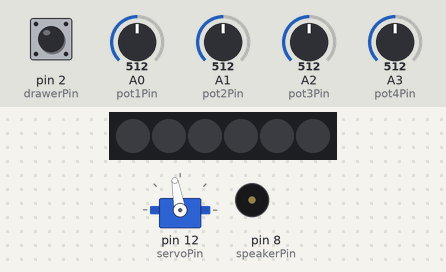
A sketch run on a simulated Arduino Uno, built with avr-gcc and run on an emulated ATmega328P. Parts: 6 RGB LEDs in strip order, left to right, servo, buzzer (waves = sounding). The inputs (shaded band) are chosen by the test bench; at power-on: pin 2 (drawerPin) LOW, A0 (pot1Pin) = 512, A1 (pot2Pin) = 512, A2 (pot3Pin) = 512, A3 (pot4Pin) = 512. Dim RGB values are drawn brighter than linear.

Above: at 1.9 s.
2.0 s: pin 2 (drawerPin) driven HIGH
At 2.85 s:
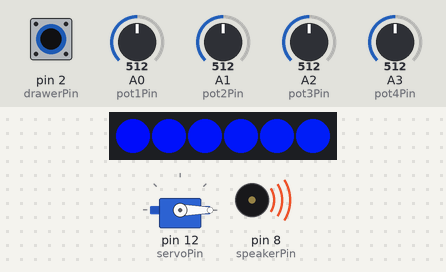
4.7 s: pin 2 (drawerPin) driven LOW
At 5.9 s:
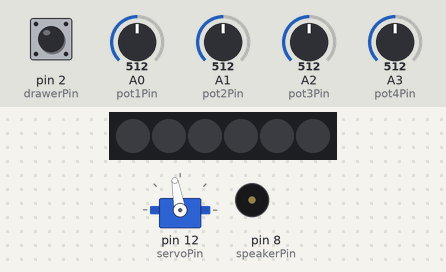
7.0 s: pin 2 (drawerPin) driven HIGH
At 8.91 s:
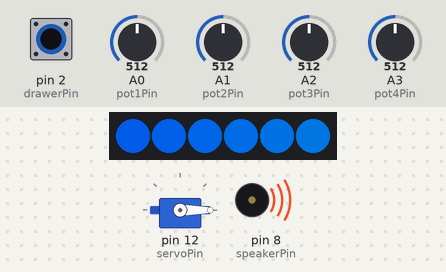
10.0 s: pin 2 (drawerPin) pulsed LOW 5 times (0.12 s each, 0.3 s apart)
At 13.72 s:
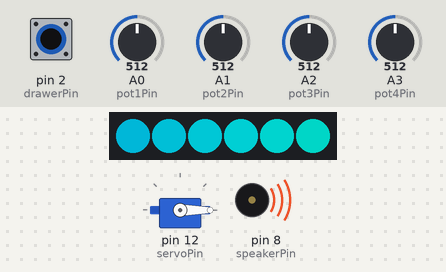
Timing chart, 0 to 39.8 s (numbered marks = the images above; inputs shaded):
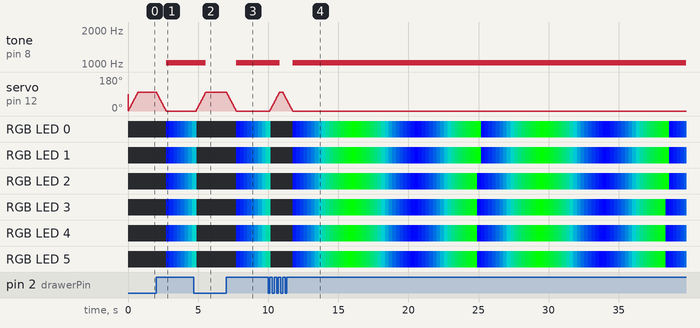

The sketch:

FinalCode_01Mar.ino
```cpp
#include <Servo.h>
#include <Adafruit_NeoPixel.h>
#ifdef __AVR__
  #include <avr/power.h>
#endif

#define PIN 6

Adafruit_NeoPixel strip = Adafruit_NeoPixel(6, PIN, NEO_GRB + NEO_KHZ800); // Setup for 6 Neopixels

Servo myServo;

// Declare Pin outs
const int drawerPin = 2;
const int speakerPin = 8;
const int servoPin = 12;
const int ledPin =  13;
const int pot1Pin =  A0;
const int pot2Pin =  A1;
const int pot3Pin =  A2;
const int pot4Pin =  A3;

/* State of System
LOW is when Drawer is Open, Needles are up and Music is stopped
HIGH is when Drawer is Closed, Needles are down, Music is playing, and Lights are on
*/
bool systemState = LOW;

const int NOTEDELAY = 13; //Length of each note
const int servoWaitTime = 7; // Time Servo Waits on each turn
const int maxAngle = 100; //Angle of Servo when Needles are Down
const int switchDebounceTime = 50; //Wait time for debounce of limit switch

int numPixelUpdates = 4;
int servoPos = 0;
int rainbowNumber = 0;
static unsigned long last_interrupt_time = 0;

void setup() {
  // Initialize all pixels to 'off'
  strip.begin();
  strip.show();

  // Initialise Pin Outs
  pinMode(drawerPin, INPUT);
  pinMode(speakerPin, OUTPUT);
  pinMode(servoPin, OUTPUT);

  //Serial.begin(9600);

  //Move Needles up initially
  myServo.attach(servoPin);
  moveNeedles("up");
}

void loop() {

  // When system is on, the NeoPixel updates, and a chord is played
  if (systemState == HIGH) {
    //Serial.println("LEDON");
    for (int i = 0; i <= numPixelUpdates; i++) {
       blueGreenUpdate();
    }

    playTetrad(analogRead(pot1Pin)*2,analogRead(pot2Pin)*2,analogRead(pot3Pin)*2,analogRead(pot4Pin)*2); // Notes of the Chord are based on 4 potentiometer inputs
  } else {
    noTone(speakerPin);
  }

  int drawerState = digitalRead(drawerPin);

  // If the state of the system and the drawer are different, and the switch isn't bouncing, update the system state
  if((systemState == HIGH && !drawerState) || (systemState == LOW && drawerState) ) {
    if (millis() - last_interrupt_time > switchDebounceTime) {
      //Serial.println("motor");
      if (systemState == HIGH && !drawerState) {
        // Drawer is now open, so LED should be switched off, and needles should be moved up
        systemState = LOW;
        ledOff();

        rainbowNumber = 0;
        moveNeedles("up");
        digitalWrite(speakerPin, LOW);

        //Serial.println("SSLOW");
      } else if (systemState == LOW && drawerState) {
        // Drawer is now closed, so needles should be moved down
        //Serial.println("SSHIGH");
        systemState = HIGH;
        moveNeedles("down");

      }
    }
    last_interrupt_time = millis(); //  Update Time since last update, to stop debounce
  }

  //Serial.println(digitalRead(drawerPin));
  //Serial.println(systemState);
  //Serial.println("--");
}


void moveNeedles(String direction) {
  //Serial.println("moveNeedles");
  //Serial.println(direction);
  delay(1);


  if (direction == "up") {
    // If direction is up, move servo to the maxAngle
    for (servoPos = 0; servoPos <= maxAngle; servoPos += 1) {
      myServo.write(servoPos);
      delay(servoWaitTime);
    }
  } else if (direction == "down") {
    // If direction is down, move servo to position 0
    for (servoPos = servoPos; servoPos >= 0; servoPos -= 1) {
      myServo.write(servoPos);
      delay(servoWaitTime);
    }
  }
  delay(1);
  return;
}

void qnRest() {noTone(8); delay(280);}
void enRest() {noTone(8); delay(140);}

void playTetrad(int noteA, int noteB, int noteC, int noteD) {
  /* Music plays as two chords, of two notes each
   * A chord is heard by switching between the two notes very quickly, which we percieve as a chord
   */
  const int REPS = 5; //Number of loops for this chord
  int n;
  for (n = 0; n < REPS; n++) {
    tone(speakerPin, noteA);
    delay(NOTEDELAY);
    tone(speakerPin, noteB);
    delay(NOTEDELAY);
  }
  for (n = 0; n < REPS; n++) {
    tone(speakerPin, noteC);
    delay(NOTEDELAY);
    tone(speakerPin, noteD);
    delay(NOTEDELAY);
  }
  noTone(NOTEDELAY);
}

// Function to turn of NeoPixel
void ledOff() {
  Serial.println("LEDOFF");
  for(uint16_t i=0; i<strip.numPixels(); i++) {
    strip.setPixelColor(i, strip.Color(0,0,0));
  }
  strip.show();
}


// Update Function to slowly fade NeoPixel from blue, to green, and back to blue
void blueGreenUpdate() {
  uint16_t i, j;
  if(rainbowNumber > 255) {
    rainbowNumber = 0;
  }
  for(i=0; i<strip.numPixels(); i++) {
    strip.setPixelColor(i, Wheel2((i+rainbowNumber) & 255));
  }
  strip.show();
  rainbowNumber++;
}

// Update Function to slowly fade NeoPixel through the rainbow
void rainbowCycleUpdate() {

  uint16_t i, j;

  for(i=0; i< strip.numPixels(); i++) {
    strip.setPixelColor(i, Wheel(((i * 256 / strip.numPixels()) + rainbowNumber) & 255));
  }
  strip.show();
  rainbowNumber++;
}


// Two wheel functions, which turn a number into a position on a colour wheel

uint32_t Wheel(byte WheelPos) {
  WheelPos = 255 - WheelPos;
  if(WheelPos < 85) {
    return strip.Color(255 - WheelPos * 3, 0, WheelPos * 3);
  }
  if(WheelPos < 170) {
    WheelPos -= 85;
    return strip.Color(0, WheelPos * 3, 255 - WheelPos * 3);
  }
  WheelPos -= 170;
  return strip.Color(WheelPos * 3, 255 - WheelPos * 3, 0);
}

uint32_t Wheel2(byte WheelPos) {
  WheelPos = 255 - WheelPos;
  if(WheelPos < 85) {
    return strip.Color(0, 255 - WheelPos * 3, WheelPos * 3);//255 - WheelPos * 3,0, WheelPos * 3
  }
  if(WheelPos < 170) {
    WheelPos -= 85;
    return strip.Color(0, WheelPos * 3, 255 - WheelPos * 3); //0, WheelPos * 3, 255 - WheelPos * 3
  }
  WheelPos -= 170;
  return strip.Color(0, 255 - WheelPos * 3, WheelPos * 3);//WheelPos * 3, 255 - WheelPos * 3, 0
}
```

Measured:
- after the input at 2.0 s, tone on pin 8 (speakerPin): silent → 1024 Hz after 0.73 s; RGB LED 0: off → RGB(0, 12, 243) after 0.73 s, → RGB(0, 27, 228) 0.26 s later, → RGB(0, 42, 213) 0.26 s later, → RGB(0, 57, 198) 0.26 s later, … (8 changes in this stretch)
- after the input at 4.7 s, tone on pin 8 (speakerPin): 1024 Hz → silent after 0.85 s; servo on pin 12 (servoPin): moves from 0° to 100° over 0.69 s, starting after 0.15 s; the LEDs: change after 0.21 s (image 2)
- after the input at 7.0 s, tone on pin 8 (speakerPin): silent → 1024 Hz after 0.73 s; RGB LED 0: off → RGB(0, 12, 243) after 0.73 s, → RGB(0, 27, 228) 0.26 s later, → RGB(0, 42, 213) 0.26 s later, → RGB(0, 57, 198) 0.26 s later, … (9 changes in this stretch)
- after the input at 10.0 s, tone on pin 8 (speakerPin): 1024 Hz → silent after 0.81 s, → 1024 Hz 0.93 s later; servo on pin 12 (servoPin): rises from 0° to 101° in 0.90 s, then falls to 0° in 0.73 s; the LEDs: first change after 0.17 s (image 4 shows a later state)
